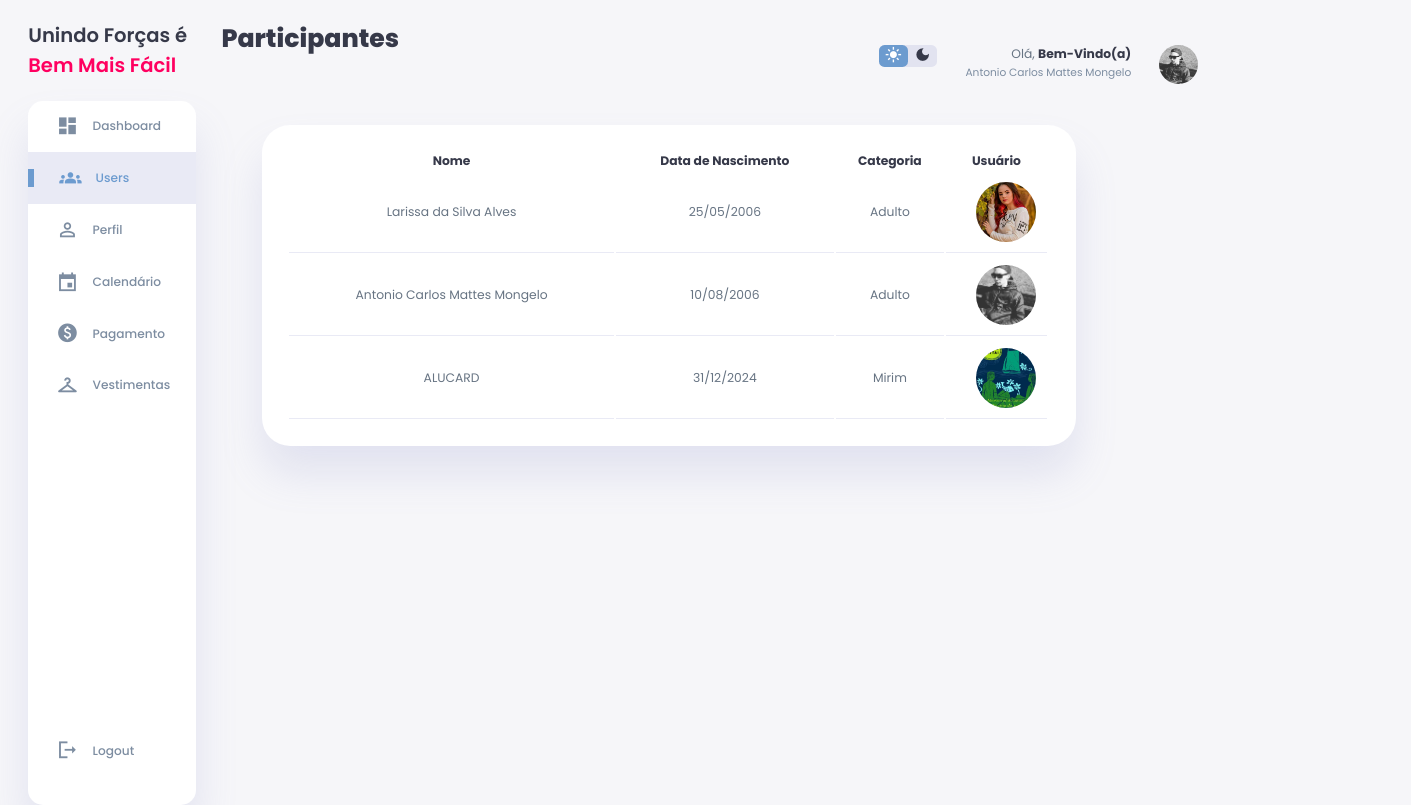
The app's page /usuario/participantes/index.php (signed in) with its own data.
### tables this page shows
CREATE TABLE IF NOT EXISTS `usuario` (
  `id_usuario` int NOT NULL AUTO_INCREMENT,
  `statuss` int DEFAULT NULL,
  `nome` varchar(255) DEFAULT NULL,
  `email` varchar(255) DEFAULT NULL,
  `datas` date DEFAULT NULL,
  `CPF` char(14) DEFAULT NULL,
  `RG` varchar(11) DEFAULT NULL,
  `categoria` varchar(255) NOT NULL,
  `senha` varchar(255) DEFAULT NULL,
  `telefone` varchar(16) DEFAULT NULL,
  `imagem` varchar(255) NOT NULL,
  `genero` varchar(255) NOT NULL,
  `endereco` varchar(255) NOT NULL,
  `responsavel` varchar(255) NOT NULL,
  `data_entrada` date NOT NULL,
  `tele_respon` varchar(16) NOT NULL,
  `idade` varchar(2) NOT NULL,
  `nom_dan` varchar(255) NOT NULL,
  `identidade_frente` varchar(255) NOT NULL,
  `identidade_verso` varchar(255) NOT NULL,
  PRIMARY KEY (`id_usuario`),
  KEY `id_usuario` (`id_usuario`) USING BTREE
);

### usuario/participantes/index.php (the view, shortened to what this page needs)
<?php
$conexao = conectar();
$id_usuario = $_SESSION['id_usuario'];
$sql = "SELECT * FROM usuario WHERE id_usuario = $id_usuario";
$resultado = mysqli_query($conexao, $sql);
$dados = mysqli_fetch_assoc($resultado);
function calcular_idade($data_nascimento) {
    $data_nasc = new DateTime($data_nascimento);
    $hoje = new DateTime();
    $idade = $hoje->diff($data_nasc);
    return $idade->y;
}
function determinar_categoria($idade) {
    if ($idade <= 12) {
        return 'Mirim';
    } elseif ($idade <= 17) {
        return 'Juvenil';
    } else {
        return 'Adulto';
    }
}
?>
<!DOCTYPE html>
<html lang="en">
<head>
    <link rel="stylesheet" href="css/style.css">
</head>
<body>
    <div class="container">
        <aside>
            <div class="toggle">
                <div class="logo">
                <h2>Unindo Forças é <span class="danger">Bem Mais Fácil</span></h2>
                </div>
            </div>
            <div class="sidebar">
                <a href="../dashboard.php">
                    <span class="material-icons-sharp">
                    </span>
                    <h3>Dashboard</h3>
                </a>
                <a href="../participantes" class="active">
                    <span class="material-icons-sharp">
                    </span>
                    <h3>Users</h3>
                </a>
                <a href="../perfil.php">
                    <span class="material-icons-sharp">
                    </span>
                    <h3>Perfil</h3>
                </a>
                <a href="../calen" target="_blank">
                    <span class="material-icons-sharp">
                    </span>
                    <h3>Calendário</h3>
                </a>
                <a href="../pagamento">
                    <span class="material-icons-sharp">
                    </span>
                    <h3>Pagamento</h3>
                </a>
                <a href="../acessorios">
                    <span class="material-icons-sharp">
                    </span>
                    <h3>Vestimentas</h3>
                </a>
                <a href="logout.php">
                    <span class="material-icons-sharp">
                    </span>
                    <h3>Logout</h3>
                </a>
            </div>
        </aside>
        <main>
            <h1>Participantes</h1>
            <div class="recent-orders">
                <?php
                $sql = "SELECT * FROM usuario WHERE statuss = 1";
                $resultado = mysqli_query($conexao, $sql);
                if (mysqli_num_rows($resultado) > 0) {
                    echo ' <div class="formato"><table class="table table-striped">
    <thead class="thead-info">
        <tr>
                   <th>Nome</th>
                   <th>Data de Nascimento</th>
                   <th>Categoria</th>
                   <th>Usuário</th>
                   </tr>
                   </thead>
                   <tbody>';
                    while ($row = mysqli_fetch_assoc($resultado)) {
                        $idade = calcular_idade($row['datas']);
                        $categoria = determinar_categoria($idade);
                        echo '<tr>';
                        $data = date("d/m/Y", strtotime($row['datas']));
                        echo "<td>" . $row['nome'] . "</td>";
                        echo "<td>" . $data . "</td>";
                        echo "<td>" . $categoria . "</td>";
                        echo "<td><div class='users'><img src='../../img/perfil/" . $row['imagem'] . "' ></div></td>";
                        echo '</tr>';
                    }
                } else {
                    echo 'Nenhum resultado encontrado.';
                }
                ?>
            </div>
        </main>
        <div class="right-section">
            <div class="nav">
                <div class="dark-mode">
                    <span class="material-icons-sharp ">
                    </span>
                    <span class="material-icons-sharp">
                    </span>
                </div>
                <div class="profile">
                    <div class="info">
                        <p>Olá, <b>Bem-Vindo(a)</b></p>
                        <small class="text-muted"><?php echo $dados['nome'] ?></small>
                    </div>
                    <div class="profile-photo">
                        <img src="../../img/perfil/<?php echo $dados['imagem'] ?>" alt="user">
                    </div>
                </div>
            </div>
        </div>
    </div>
</body>
</html>

### usuario/participantes/css/style.css (style rules this page uses)
:root { --color-primary: #6C9BCF; --color-danger: #FF0060; --color-success: #1B9C85; --color-warning: #F7D060; --color-white: #fff; --color-info-dark: #7d8da1; --color-dark: #363949; --color-light: rgba(132, 139, 200, 0.18); --color-dark-variant: #677483; --color-background: #f6f6f9; --card-border-radius: 2rem; --border-radius-1: 0.4rem; --border-radius-2: 1.2rem; --card-padding: 1.8rem; --padding-1: 1.2rem; --box-shadow: 0 2rem 3rem var(--color-light); }
* { margin: 0; padding: 0; outline: 0; appearance: 0; border: 0; text-decoration: none; box-sizing: border-box; }
html { font-size: 14px; }
body { width: 100vw; height: 100vh; font-family: 'Poppins', sans-serif; font-size: 0.88rem; user-select: none; overflow-x: hidden; color: var(--color-dark); background-color: var(--color-background); }
a { color: var(--color-dark); }
img { display: block; width: 100%; object-fit: cover; }
h1 { font-weight: 800; font-size: 1.8rem; }
h2 { font-weight: 600; font-size: 1.4rem; }
h3 { font-weight: 500; font-size: 0.87rem; }
small { font-size: 0.76rem; }
p { color: var(--color-dark-variant); }
b { color: var(--color-dark); }
.text-muted { color: var(--color-info-dark); }
.danger { color: var(--color-danger); }
.container { display: grid; width: 96%; margin: 0 auto; gap: 1.8rem; grid-template-columns: 12rem auto 23rem; }
aside { height: 100vh; }
aside .toggle { display: flex; align-items: center; justify-content: space-between; margin-top: 1.4rem; }
aside .toggle .logo { display: flex; gap: 0.5rem; }
aside .sidebar { display: flex; flex-direction: column; background-color: var(--color-white); box-shadow: var(--box-shadow); border-radius: 15px; height: 88vh; position: relative; top: 1.5rem; transition: all 0.3s ease; }
aside .sidebar a { display: flex; align-items: center; color: var(--color-info-dark); height: 3.7rem; gap: 1rem; position: relative; margin-left: 2rem; transition: all 0.3s ease; }
aside .sidebar a span { font-size: 1.6rem; transition: all 0.3s ease; }
aside .sidebar a:last-child { position: absolute; bottom: 2rem; width: 100%; }
aside .sidebar a.active { width: 100%; color: var(--color-primary); background-color: var(--color-light); margin-left: 0; }
aside .sidebar a.active::before { content: ''; width: 6px; height: 18px; background-color: var(--color-primary); }
aside .sidebar a.active span { color: var(--color-primary); margin-left: calc(1rem - 3px); }
main { margin-top: 1.4rem; }
main .recent-orders { margin-top: 1.3rem; }
main .recent-orders table { background-color: var(--color-white); width: 100%; padding: var(--card-padding); text-align: center; box-shadow: var(--box-shadow); border-radius: var(--card-border-radius); transition: all 0.3s ease; position: relative; margin-top: 5%; left: 5%; }
main table tbody td { height: 2.8rem; border-bottom: 1px solid var(--color-light); color: var(--color-dark-variant); padding: 10px 0 10px 0; }
.right-section { margin-top: 1.4rem; }
.right-section .nav { display: flex; justify-content: end; gap: 2rem; position: relative; left: 20%; margin-top: -4%; }
.right-section .dark-mode { background-color: var(--color-light); display: flex; justify-content: space-between; align-items: center; height: 1.6rem; width: 4.2rem; cursor: pointer; border-radius: var(--border-radius-1); }
.right-section .dark-mode span { font-size: 1.2rem; width: 50%; height: 100%; display: flex; align-items: center; justify-content: center; }
.right-section .dark-mode span.active { background-color: var(--color-primary); color: white; border-radius: var(--border-radius-1); }
.right-section .nav .profile { display: flex; gap: 2rem; text-align: right; }
.right-section .nav .profile .profile-photo { width: 2.8rem; height: 2.8rem; border-radius: 50%; overflow: hidden; }
.users { position: relative; width: 60px; height: 60px; left: 30%; margin-top: 0%; border-radius: 50%; overflow: hidden; cursor: pointer; }
.users img { position: absolute; top: 0; left: 0; width: 100%; height: 100%; object-fit: cover; }

### records on screen
usuario: nome "Larissa da Silva Alves", datas "25/05/2006", datas "Adulto", imagem (picture)
usuario: nome "Antonio Carlos Mattes Mongelo", datas "10/08/2006", datas "Adulto", imagem (picture)
usuario: nome "ALUCARD", datas "31/12/2024", datas "Mirim", imagem (picture)
